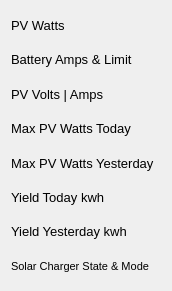
   <widget class="QWidget" name="layoutWidget_2">
    <property name="geometry">
     <rect>
      <x>1010</x>
      <y>680</y>
      <width>172</width>
      <height>291</height>
     </rect>
    </property>
    <layout class="QVBoxLayout" name="verticalLayout_12">
     <item>
      <widget class="QLabel" name="PV_Watts_label">
       <property name="font">
        <font>
         <pointsize>10</pointsize>
        </font>
       </property>
       <property name="text">
        <string>PV Watts</string>
       </property>
      </widget>
     </item>
     <item>
      <widget class="QLabel" name="Output_Amps_label">
       <property name="font">
        <font>
         <pointsize>10</pointsize>
        </font>
       </property>
       <property name="mouseTracking">
        <bool>false</bool>
       </property>
       <property name="text">
        <string>Battery Amps &amp; Limit</string>
       </property>
      </widget>
     </item>
     <item>
      <widget class="QLabel" name="PV_Volts_label">
       <property name="minimumSize">
        <size>
         <width>135</width>
         <height>0</height>
        </size>
       </property>
       <property name="maximumSize">
        <size>
         <width>135</width>
         <height>16777215</height>
        </size>
       </property>
       <property name="font">
        <font>
         <pointsize>10</pointsize>
        </font>
       </property>
       <property name="text">
        <string>PV Volts | Amps</string>
       </property>
      </widget>
     </item>
     <item>
      <widget class="QLabel" name="Max_PV_Watts_Today_label">
       <property name="font">
        <font>
         <pointsize>10</pointsize>
        </font>
       </property>
       <property name="text">
        <string>Max PV Watts Today</string>
       </property>
      </widget>
     </item>
     <item>
      <widget class="QLabel" name="Max_PV_Watts_Yesterday_label">
       <property name="minimumSize">
        <size>
         <width>0</width>
         <height>0</height>
        </size>
       </property>
       <property name="maximumSize">
        <size>
         <width>150</width>
         <height>16777215</height>
        </size>
       </property>
       <property name="font">
        <font>
         <pointsize>10</pointsize>
        </font>
       </property>
       <property name="text">
        <string>Max PV Watts Yesterday</string>
       </property>
      </widget>
     </item>
     <item>
      <widget class="QLabel" name="Yield_Today_label">
       <property name="font">
        <font>
         <pointsize>10</pointsize>
        </font>
       </property>
       <property name="text">
        <string>Yield Today kwh</string>
       </property>
      </widget>
     </item>
     <item>
      <widget class="QLabel" name="Yield_Yesterday_label">
       <property name="font">
        <font>
         <pointsize>10</pointsize>
        </font>
       </property>
       <property name="text">
        <string>Yield Yesterday kwh</string>
       </property>
      </widget>
     </item>
     <item>
      <widget class="QLabel" name="Solar_Charger_State_label">
       <property name="font">
        <font>
         <pointsize>8</pointsize>
        </font>
       </property>
       <property name="text">
        <string>Solar Charger State &amp; Mode</string>
       </property>
      </widget>
     </item>
    </layout>
   </widget>
